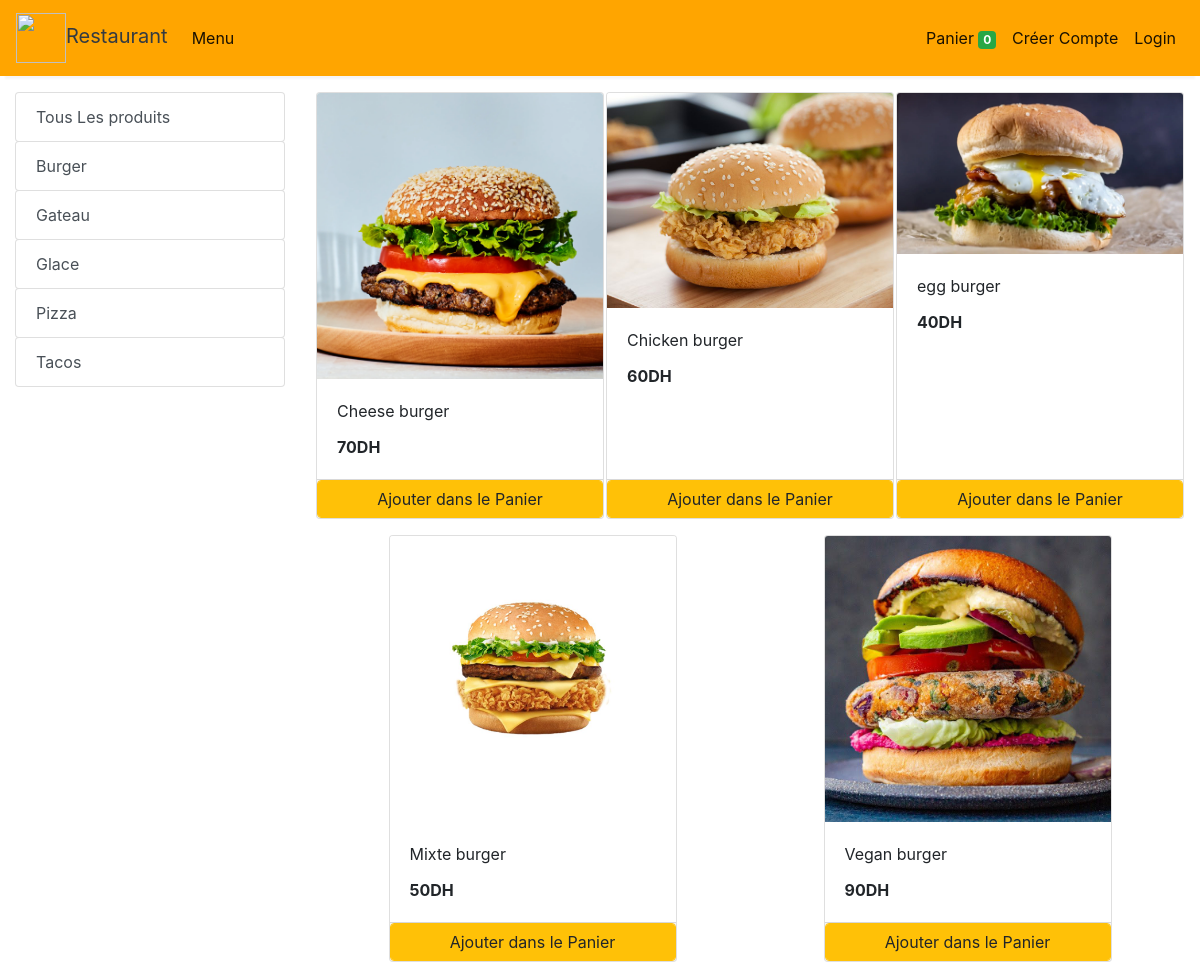
The page /store?category=32 on the database its author committed.
### store/models/category.py (models this page shows, shortened)
class Category(models.Model):
    name= models.CharField(max_length=50)
    @staticmethod
    def get_all_categories():
        return Category.objects.all()

### store/models/product.py (models this page shows, shortened)
class Products(models.Model):
    name = models.CharField(max_length=60)
    price= models.IntegerField(default=0)
    category= models.ForeignKey(Category,on_delete=models.CASCADE,default=1 )
    description= models.CharField(max_length=250, default='', blank=True, null= True)
    image= models.ImageField(upload_to='uploads/products/')
    @staticmethod
    def get_all_products_by_categoryid(category_id):
        if category_id:
            return Products.objects.filter (category=category_id)
        else:
            return Products.get_all_products();

### store/views/home.py (the view)
# urls.py: path('' , include('store.urls'))
def store(request):
    cart = request.session.get('cart')
    if not cart:
        request.session['cart'] = {}
    products = None
    categories = Category.get_all_categories()
    categoryID = request.GET.get('category')
    if categoryID:
        products = Products.get_all_products_by_categoryid(categoryID)
    else:
        products = Products.get_all_products();
    data = {}
    data['products'] = products
    data['categories'] = categories
    print('EMAIL : ', request.session.get('email'))
    return render(request, 'index.html', data)

### store/templatetags/cart.py (called while the page is built)
@register.filter (name='is_in_cart')
def is_in_cart(product, cart):
    keys = cart.keys ()
    for id in keys:
        if int (id) == product.id:
            return True
    return False;

### store/templatetags/custom_filter.py (called while the page is built)
@register.filter(name='currency')
def currency(number):
    return str(number)+"DH"

### store/templates/index.html (shortened to what this page needs)
{% extends 'base.html' %}
{% block content %}
{% load cart %}
{% load custom_filter %}
<div class="container-fluid mt-3">
	<div class="row">
		<div class="col-lg-3 mx-auto">
			<div class="list-group">
				<a href="/" class="list-group-item list-group-item-action btn btn-outline-warning">Tous Les produits</a>
				{% for category in categories %}
				<a href="/?category={{category.id}}"
					class="list-group-item list-group-item-action btn btn-outline-warning ">{{category.name}}</a>
				{% endfor %}
			</div>
		</div>
		<div id='products' class="col-lg-9 mx-auto">
			<div class="row mx-auto">
				{% for product in products %}
				<div class="card mx-auto mb-3" id={{product.id}} style="width: 18rem;">
					<img class="card-img-top" src="{{product.image.url}}" alt="Card image cap">
					<div class="card-body">
						<p class="card-title">{{product.name}}</p>
						<p class="card-text"><b>{{product.price|currency}}</b></p>
					</div>
					<div class="card-footer p-0 no-gutters">
						{% if product|is_in_cart:request.session.cart %}
						<div class="row no-gutters">
							<form action="/#{{product.id}}" class="col-2 " method="post">
								{% csrf_token %}
								<input hidden type="text" name='product' value='{{product.id}}'>
								<input hidden type="text" name='remove' value='True'>
								<input type="submit" value=" - " class="btn btn-block btn-warning border-right">
							</form>
							<div class="text-center col btn btn-warning">{{product|cart_quantity:request.session.cart}} Dans le Panier</div>
							<form action="/#{{product.id}}" class="col-2 " method="post">
								{% csrf_token %}
								<input hidden type="text" name='product' value='{{product.id}}'>
								<input type="submit" value=" + " class="btn btn-block btn-warning border-left">
							</form>
						</div>
						{% else %}
						<form action="/#{{product.id}}" method="POST" class="btn-block">
							<input type="submit" class="float-right btn btn-warning form-control"
								value="Ajouter dans le Panier">
						</form>
						{% endif %}
					</div>
				</div>
				{% endfor %}
			</div>
		</div>
	</div>
</div>
{% endblock %}

### rows shown on the page
Category: name "Burger"
Category: name "Gateau"
Category: name "Glace"
Category: name "Pizza"
Category: name "Tacos"
Products: image (picture), name "Cheese burger", price "70DH"
Products: image (picture), name "Chicken burger", price "60DH"
Products: image (picture), name "egg burger", price "40DH"
Products: image (picture), name "Mixte burger", price "50DH"
Products: image (picture), name "Vegan burger", price "90DH"

### other values the page prints
{{ request.session.cart.keys|length }} "0"
